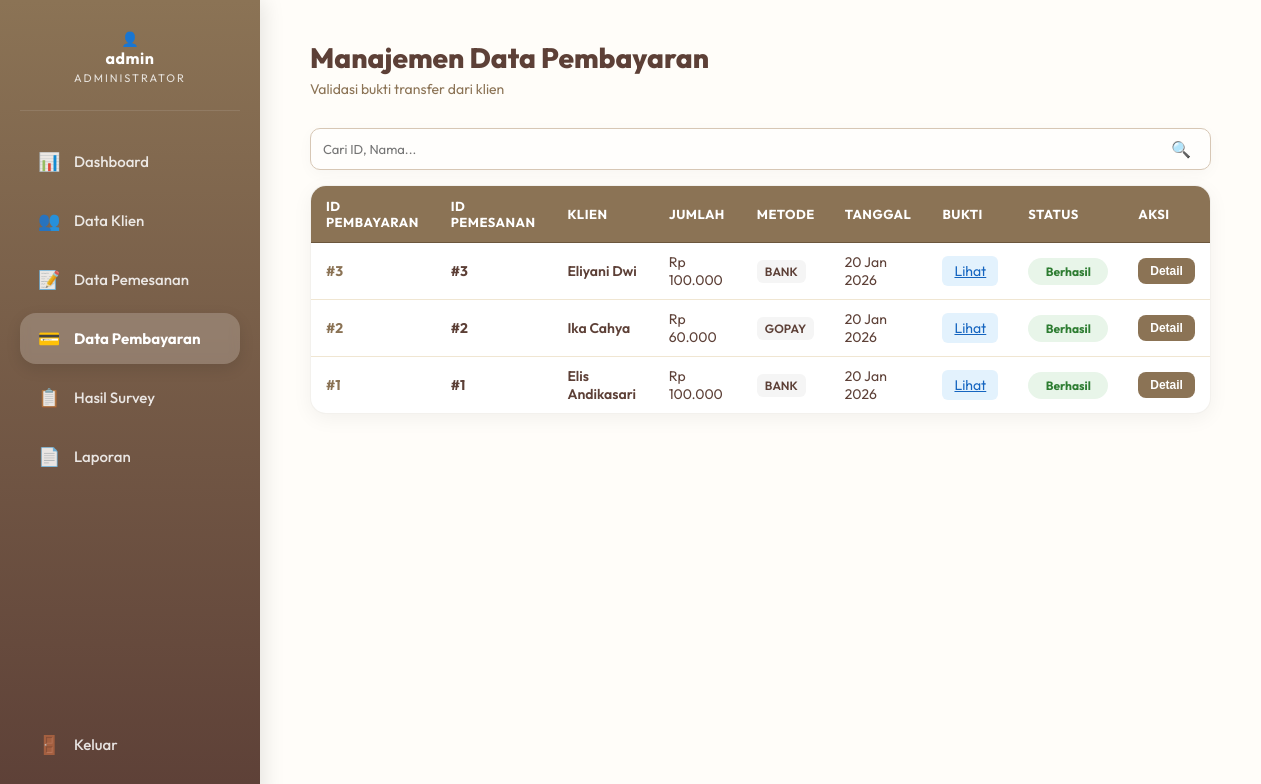
/admin/pembayaran.php (signed in), run on the app's committed database.
### tables this page shows
CREATE TABLE `pembayaran` (
  `id_pembayaran` int(11) NOT NULL,
  `id_pemesanan` int(8) NOT NULL,
  `total_pembayaran` decimal(12,2) NOT NULL,
  `metode_pembayaran` varchar(50) NOT NULL,
  `tanggal_pembayaran` date NOT NULL,
  `bukti_pembayaran` varchar(255) NOT NULL,
  `status` enum('Pending','Valid','Invalid') DEFAULT 'Pending'
);

CREATE TABLE `pemesanan` (
  `id_pemesanan` int(8) NOT NULL,
  `id_klien` int(8) NOT NULL,
  `id_layanan` int(8) NOT NULL,
  `jarak_dari_kantor` varchar(50) NOT NULL,
  `alamat_kost` text NOT NULL,
  `no_wa_klien` varchar(15) NOT NULL,
  `jadwal_survey` date NOT NULL,
  `waktu_survey` time NOT NULL,
  `catatan_tambahan` text NOT NULL
);

CREATE TABLE `klien` (
  `id_klien` int(8) NOT NULL,
  `nama_lengkap` varchar(100) NOT NULL,
  `email` varchar(100) NOT NULL,
  `no_wa` varchar(15) NOT NULL,
  `password` varchar(255) NOT NULL
);

### admin/pembayaran.php (the view, shortened to what this page needs)
<?php
require_once '../config.php';
$admin_name = $_SESSION['admin_name'] ?? 'Admin';
$sql = "SELECT pay.*, p.alamat_kost, k.nama_lengkap, l.jenis_layanan, p.id_pemesanan
        FROM pembayaran pay
        JOIN pemesanan p ON pay.id_pemesanan = p.id_pemesanan
        JOIN klien k ON p.id_klien = k.id_klien
        JOIN layanan l ON p.id_layanan = l.id_layanan
        ORDER BY pay.id_pembayaran DESC";
$result = $conn->query($sql);
$payments = [];
if ($result->num_rows > 0) {
    while($row = $result->fetch_assoc()) {
        $status_key = 'Menunggu';
        $status_bg = 'status-pending';
        if ($row['status'] == 'Pending' || $row['status'] == 'Menunggu') {
             $status_key = 'Menunggu';
             $status_bg = 'status-pending';
        }
        elseif ($row['status'] == 'Valid') {
            $status_key = 'Berhasil';
            $status_bg = 'status-success';
        }
        elseif ($row['status'] == 'Invalid') {
            $status_key = 'Ditolak';
            $status_bg = 'status-danger';
        }
        $row['formatted_jumlah'] = 'Rp ' . number_format($row['total_pembayaran'], 0, ',', '.');
        $row['formatted_trx'] = sprintf("#TRX%04d", $row['id_pembayaran']);
        $row['formatted_ord'] = sprintf("#%02d", $row['id_pemesanan']);
        $proof_img = $row['bukti_pembayaran'];
        if (strpos($proof_img, 'uploads/payments/') === false) {
             $row['link_bukti'] = '../uploads/payments/' . $proof_img;
        } else {
             $row['link_bukti'] = '../' . $proof_img;
        }
        $row['status_label'] = $status_key;
        $row['status_class'] = $status_bg;
        $row['raw_status'] = $row['status'];
        $payments[] = $row;
    }
}
?>
<!DOCTYPE html>
<html lang="id">
<head>
    <link rel="stylesheet" href="../css/admin_global.css?v=<?php echo time(); ?>">
</head>
<body>
    <aside class="sidebar">
        <div class="profile-section">
            <div class="profile-icon-circle">👤</div>
            <div class="profile-name"><?php echo htmlspecialchars($admin_name); ?></div>
            <div class="profile-role">Administrator</div>
        </div>
        <ul class="nav-links">
            <li><a href="dashboard.php"><span class="icon">📊</span> Dashboard</a></li>
            <li><a href="pengguna.php"><span class="icon">👥</span> Data Klien</a></li>
            <li><a href="pemesanan.php"><span class="icon">📝</span> Data Pemesanan</a></li>
            <li><a href="pembayaran.php" class="active"><span class="icon">💳</span> Data Pembayaran</a></li>
            <li><a href="survey.php"><span class="icon">📋</span> Hasil Survey</a></li>
            <li><a href="laporan.php"><span class="icon">📄</span> Laporan</a></li>
            <li><a href="../logout.php" class="logout-btn"><span class="icon">🚪</span> Keluar</a></li>
        </ul>
    </aside>
    <main class="main-content">
        <div class="page-header">
            <div class="page-title">
                <h1>Manajemen Data Pembayaran</h1>
                <p>Validasi bukti transfer dari klien</p>
            </div>
        </div>
        <div class="search-container-full">
            <input type="text" placeholder="Cari ID, Nama..." id="searchInput">
            <span class="search-icon">🔍</span>
        </div>
        <div class="table-container">
            <table>
                <thead>
                    <tr>
                        <th>ID Pembayaran</th>
                        <th>ID Pemesanan</th>
                        <th>Klien</th>
                        <th>Jumlah</th>
                        <th>Metode</th>
                        <th>Tanggal</th>
                        <th>Bukti</th>
                        <th>Status</th>
                        <th>Aksi</th>
                    </tr>
                </thead>
                <tbody>
                    <?php if (count($payments) > 0): ?>
                        <?php foreach($payments as $row): ?>
                        <tr>
                            <td style="font-weight:700;">#<?php echo $row['id_pembayaran']; ?></td>
                            <td style="font-weight:700;">#<?php echo $row['id_pemesanan']; ?></td>
                            <td style="font-weight:600;"><?php echo htmlspecialchars($row['nama_lengkap']); ?></td>
                            <td><?php echo $row['formatted_jumlah']; ?></td>
                            <td><span style="background:#F5F5F5; padding:4px 8px; border-radius:6px; font-weight:600; font-size:12px; color:#5D4037;"><?php echo strtoupper($row['metode_pembayaran'] ?? 'Transfer'); ?></span></td>
                            <td><?php echo date('d M Y', strtotime($row['tanggal_pembayaran'])); ?></td>
                            <td><a href="<?php echo $row['link_bukti']; ?>" target="_blank" class="btn-action-view">Lihat</a></td>
                            <td>
                                <span class="status-badge <?php echo $row['status_class']; ?>">
                                    <?php echo $row['status_label']; ?>
                                </span>
                            </td>
                            <td>
                                <button class="btn btn-sm btn-primary" onclick="openModal(<?php echo $row['id_pembayaran']; ?>)">Detail</button>
                            </td>
                        </tr>
                        <?php endforeach; ?>
                    <?php else: ?>
                        <tr><td colspan="9" style="text-align:center; color:#999;">Belum ada data.</td></tr>
                    <?php endif; ?>
                </tbody>
            </table>
        </div>
    </main>
</body>
</html>

### css/admin_global.css (style rules this page uses)
:root { --primary: #8B7355; --primary-dark: #6B563D; --accent: #D4A373; --bg-body: #FFFDF9; --text-dark: #4A3B32; --sidebar-gradient: linear-gradient(180deg, #8B7355 0%, #5D4037 100%); --header-brown: #8B7355; --row-hover: #FAFAFA; --border-light: #F0E6D2; }
* { margin: 0; padding: 0; box-sizing: border-box; }
body { font-family: 'Outfit', sans-serif; background-color: var(--bg-body); color: var(--text-dark); display: flex; min-height: 100vh; font-size: 14px; }
.sidebar { width: 260px; background: var(--sidebar-gradient); position: fixed; top: 0; left: 0; bottom: 0; display: flex; flex-direction: column; z-index: 1000; box-shadow: 4px 0 20px rgba(0, 0, 0, 0.1); padding: 30px 20px; }
.profile-section { padding: 0 0 25px 0; text-align: center; color: white; border-bottom: 1px solid rgba(255, 255, 255, 0.1); margin-bottom: 25px; }
.profile-name { font-weight: 700; font-size: 16px; margin-bottom: 3px; letter-spacing: 0.5px; }
.profile-role { font-size: 11px; opacity: 0.8; letter-spacing: 2px; text-transform: uppercase; }
.nav-menu, .nav-links { list-style: none; padding: 0; flex: 1; display: flex; flex-direction: column; gap: 8px; }
.nav-link, .nav-links a { display: flex; align-items: center; gap: 14px; padding: 14px 18px; text-decoration: none; color: rgba(255, 255, 255, 0.85); border-radius: 16px; font-size: 15px; font-weight: 500; transition: 0.2s; }
.nav-link:hover, .nav-link.active, .nav-links a:hover, .nav-links a.active { background: rgba(255, 255, 255, 0.2); color: white; font-weight: 700; backdrop-filter: blur(5px); box-shadow: 0 5px 15px rgba(0, 0, 0, 0.1); }
.nav-link i, .nav-links a .icon { width: 22px; text-align: center; font-size: 18px; }
.nav-links li { display: contents; }
.nav-links li:last-child { margin-top: auto; }
.nav-links li:last-child a { margin-top: auto; }
.main-content { margin-left: 260px; flex: 1; padding: 40px 50px; max-width: 1400px; }
.page-header { margin-bottom: 30px; display: flex; justify-content: space-between; align-items: center; }
.page-title h1 { font-size: 28px; font-weight: 800; color: #5D4037; margin-bottom: 5px; }
.page-title p { color: #8B7355; font-size: 14px; }
.search-container-full { width: 100%; max-width: 100%; margin-bottom: 15px; position: relative; }
.search-container-full input { width: 100%; padding: 12px 45px 12px 20px; border-radius: 12px; border: 1px solid rgba(139, 115, 85, 0.15); background: white; font-size: 14px; box-shadow: 0 4px 15px rgba(0, 0, 0, 0.03); transition: 0.3s; }
.search-container-full span.search-icon { position: absolute; right: 20px; left: auto; top: 50%; transform: translateY(-50%); color: #A0826D; font-size: 16px; }
.table-container, .table-section { background: white; border-radius: 16px; overflow: hidden; box-shadow: 0 5px 20px rgba(0, 0, 0, 0.05); border: 1px solid rgba(139, 115, 85, 0.1); margin-bottom: 30px; padding: 0; width: 100%; margin-left: auto; margin-right: auto; }
table { width: 100%; border-collapse: collapse; }
thead tr { background-color: var(--header-brown); color: white; }
th { padding: 12px 15px; text-align: left; font-size: 13px; font-weight: 700; text-transform: uppercase; letter-spacing: 0.5px; border-bottom: 1px solid #6B563D; }
tbody tr { border-bottom: 1px solid var(--border-light); transition: 0.2s; }
tbody tr:last-child { border-bottom: none; }
td { padding: 10px 15px; font-size: 14px; color: #5D4037; vertical-align: middle; border-right: none; border-left: none; }
td:first-child { font-weight: 600; color: var(--header-brown); }
.btn { display: inline-flex; align-items: center; justify-content: center; gap: 8px; padding: 8px 16px; border-radius: 8px; font-size: 13px; font-weight: 600; text-decoration: none; border: none; cursor: pointer; transition: 0.2s; }
.btn-primary { background: var(--primary); color: white; }
.btn-sm { padding: 6px 12px; font-size: 12px; }
.btn-action-view { color: #1565C0; background: #E3F2FD; padding: 6px 12px; border-radius: 6px; }
.status-badge { padding: 6px 12px; border-radius: 20px; font-size: 12px; font-weight: 700; display: inline-block; text-align: center; min-width: 80px; }
.status-success { background: #E8F5E9; color: #2E7D32; }
input[type="text"], input[type="date"], input[type="url"], input[type="number"], select, textarea { width: 100%; padding: 12px; border: 1px solid #D7C7B5; border-radius: 10px; font-family: inherit; font-size: 13px; outline: none; transition: 0.2s; background: #FFFEFC; }

### data on the page
pembayaran: id_pembayaran "3", id_pemesanan.id_pemesanan "3", klien.nama_lengkap "Eliyani Dwi", formatted_jumlah "Rp 100.000", metode_pembayaran "BANK", tanggal_pembayaran "20 Jan 2026", status_label "Berhasil"
pembayaran: id_pembayaran "2", id_pemesanan.id_pemesanan "2", klien.nama_lengkap "Ika Cahya", formatted_jumlah "Rp 60.000", metode_pembayaran "GOPAY", tanggal_pembayaran "20 Jan 2026", status_label "Berhasil"
pembayaran: id_pembayaran "1", id_pemesanan.id_pemesanan "1", klien.nama_lengkap "Elis Andikasari", formatted_jumlah "Rp 100.000", metode_pembayaran "BANK", tanggal_pembayaran "20 Jan 2026", status_label "Berhasil"

### other printed values
$admin_name "admin"
